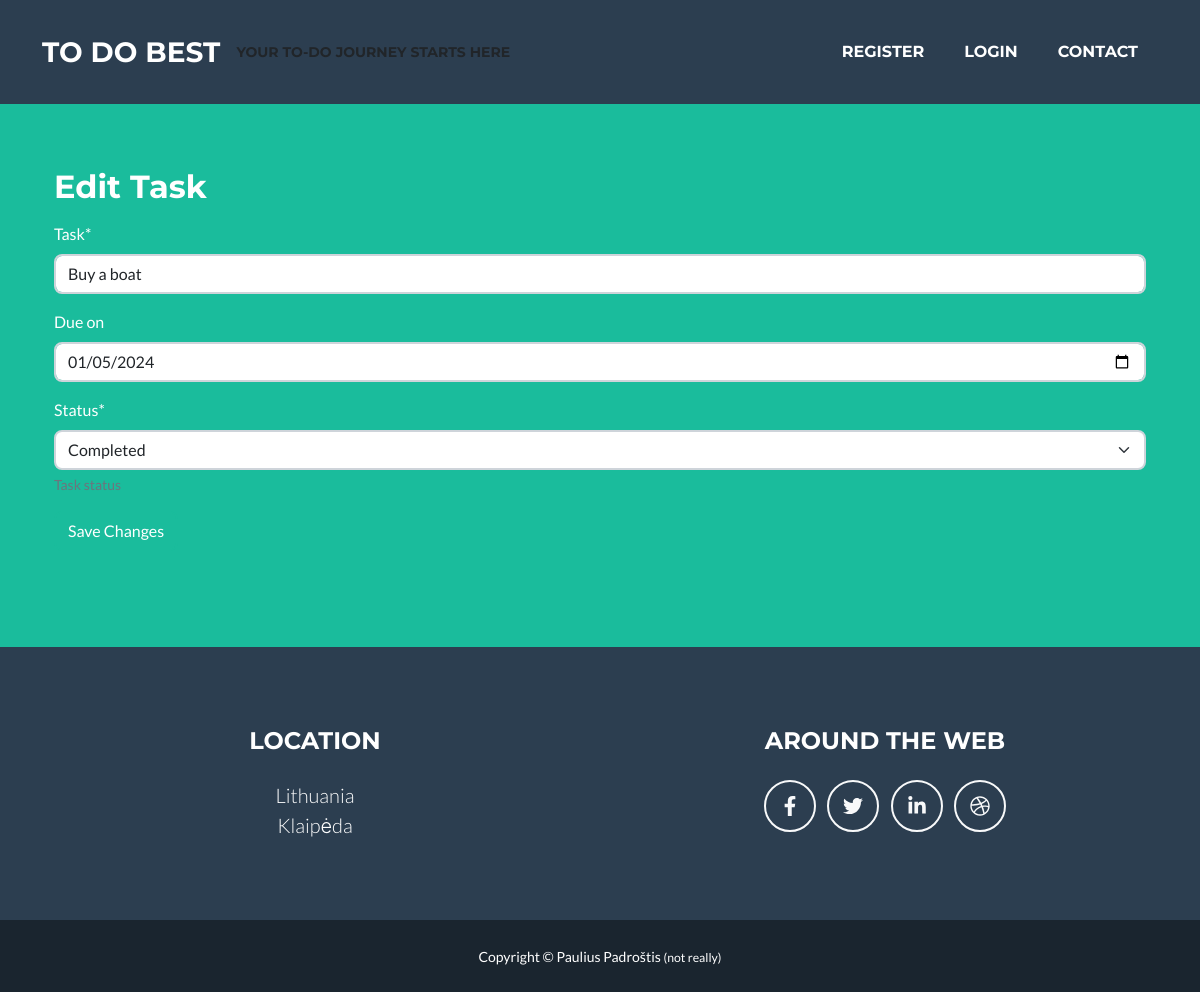
/update_todo/70/update, run on the app's committed database.
### todoapp/models.py (models this page shows, shortened)
class Task(models.Model):
    task = models.CharField(verbose_name='Task', max_length=200)
    user = models.ForeignKey(User, on_delete=models.CASCADE)
    creation_date = models.DateTimeField(verbose_name='Task created', auto_now_add=True)
    due_date = models.DateField(verbose_name='Due on', blank=True, null=True)
    COMPLETION_STATUS = (
        ('td', 'To do'),
        ('ip', 'In Progress'),
        ('ca', 'Cancelled'),
        ('co', 'Completed'),
    )
    status = models.CharField(max_length=2, choices=COMPLETION_STATUS, default='td', help_text='Task status')
    class Meta:
        verbose_name = 'Task'
        verbose_name_plural = 'Tasks'

### todoapp/views.py (the view, shortened to what this page needs)
# urls.py: path('update_todo/<int:pk>/update', views.UpdateTodoView.as_view(), name='update_todo'),
class UpdateTodoView(generic.UpdateView):
    model = Task
    success_url = reverse_lazy('tasks')
    template_name = 'edit_todo.html'
    form_class = TodoItemForm
    def get_context_data(self, **kwargs):
        context = super().get_context_data(**kwargs)
        context['task'] = Task.objects.all()
        return context

### todoapp/forms.py
class TodoItemForm(forms.ModelForm):
    class Meta:
        model = Task
        fields = ['task', 'due_date', 'status']
        widgets = {'due_date': DateInput()}

### todoapp/templates/edit_todo.html (shortened to what this page needs)
{% extends "base.html" %}
{% load crispy_forms_tags %}
{% block Content %}
<div class="container mt-5">
    <h2>Edit Task</h2>
    <form method="post" class="mt-3">
        {{ form|crispy }}
        <button type="submit" class="btn btn-primary">Save Changes</button>
    </form>
</div>
{% endblock %}

### data on the page
Task: task "Buy a boat", due_date "01/05/2024", status "Completed"
